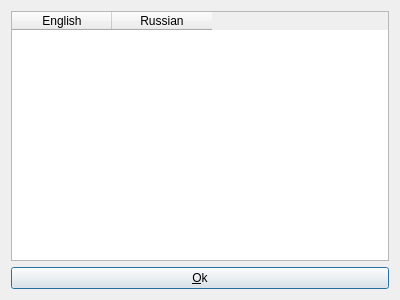
<?xml version="1.0" encoding="UTF-8"?>
<ui version="4.0">
 <class>Words</class>
 <widget class="QDialog" name="Words">
  <property name="geometry">
   <rect>
    <x>0</x>
    <y>0</y>
    <width>400</width>
    <height>300</height>
   </rect>
  </property>
  <property name="windowTitle">
   <string>Dialog</string>
  </property>
  <layout class="QGridLayout" name="gridLayout">
   <item row="2" column="0">
    <widget class="QPushButton" name="pushButton">
     <property name="text">
      <string>&amp;Ok</string>
     </property>
    </widget>
   </item>
   <item row="1" column="0">
    <widget class="QTableWidget" name="tableWidget">
     <column>
      <property name="text">
       <string>English</string>
      </property>
     </column>
     <column>
      <property name="text">
       <string>Russian</string>
      </property>
     </column>
    </widget>
   </item>
  </layout>
 </widget>
 <resources/>
 <connections/>
</ui>
